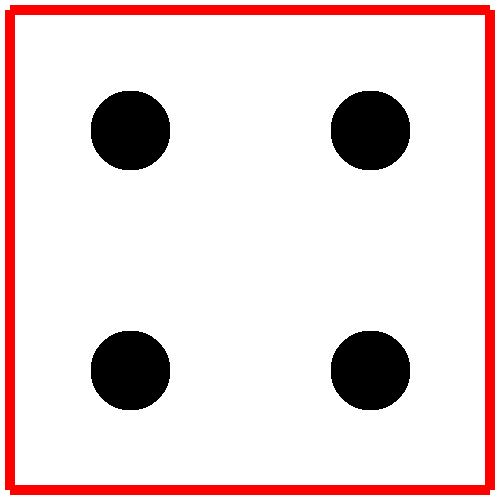
#> input picture Interpreter/Die_Test/4.png, 500 x 500 px
$ python interpreter.py   (older library calls are emulated)
#> lines starting #> are read from the running program, lines starting #| are printed output that depends on the picture; after the words box and inside, x2 and y2 are one past the last pixel; in counts of white or black regions, pixels touching at a corner belong together
# import easygopigo3 as gpg3
import cv2
import time
import numpy as np
import matplotlib.pyplot as plt
import scipy.misc as msc
# import picamera

class DieReader():
    # [18 lines of commented-out code are left out]
    def harris_corner(self,img_ref,img_crop):
        gray = np.float32(img_ref)
        dst = cv2.cornerHarris(gray,50,15,0.1)

        #result is dilated for marking the corners, not important
        dst = cv2.dilate(dst,None)

        dst = dst*255.0/dst.max()
        # Threshold for an optimal value, it may vary depending on the image.

        h,w = dst.shape
        corners = np.array([[[h,w],[h,0]],[[0,w],[0,0]]])
        r = 0
        c = 0
        for p in np.nditer(dst):
            # print('r:{} c:{} p:{}'.format(r,c,p))
            if p > 50:
                if r <= corners[0,0,0] and c <= corners[0,0,1]:
                    corners[0,0,0] = r
                    corners[0,0,1] = c
                if r <= corners[0,1,0] and c >= corners[0,1,1]:
                    corners[0,1,0] = r
                    corners[0,1,1] = c
                if r >= corners[1,0,0] and c <= corners[1,0,1]:
                    corners[1,0,0] = r
                    corners[1,0,1] = c
                if r >= corners[1,1,0] and c >= corners[1,1,1]:
                    corners[1,1,0] = r
                    corners[1,1,1] = c

            if(c == w-1):
                r = r+1
                c = 0
            else:
                c = c + 1

        minr = min(corners[0,0,0],corners[0,1,0],corners[1,0,0],corners[1,1,0])
        minc = min(corners[0,0,1],corners[0,1,1],corners[1,0,1],corners[1,1,1])
        maxr = max(corners[0,0,0],corners[0,1,0],corners[1,0,0],corners[1,1,0])
        maxc = max(corners[0,0,1],corners[0,1,1],corners[1,0,1],corners[1,1,1])
        print('min/max matrix: [{},{},{},{}]'.format(minr,maxr,minc,maxc))
        img_cropped = img_crop[minr:maxr,minc:maxc]

        msc.imsave('test_out/corners.png',dst)

        return img_cropped

    # Given: picture taken from picam of what should be a dice
    # inside a red border.
    # Output: img cropped to just red border
    def extract_die(self,img):
    	# Threshhold to red
    	# find corners
    	# crop
    	# find circles
    	# interpret number

        # Color space conversion
        img_gray = cv2.cvtColor(img, cv2.COLOR_RGB2GRAY)
        ysize = img_gray.shape[0]
        xsize = img_gray.shape[1]

        #Mask Params
        low_red = np.array([100, 0, 0])
        high_red = np.array([255, 50, 50])
        mask_red = cv2.inRange(img, low_red, high_red)
        mask_onimage = cv2.bitwise_and(img_gray, mask_red)

        #Blur and thresholding
        gray_blur = cv2.GaussianBlur(mask_onimage, (5,5), 0)
        ret, img_postthresh = cv2.threshold(mask_onimage, 50, 255, cv2.THRESH_BINARY)

        #Blob Removal
        # imageDeblob = removeBlob(img_postthresh)

        #Canny Edge
        edge_low = 50
        edge_high = 200
        img_edge = cv2.Canny(img_postthresh, edge_low, edge_high)

        #Display Features
        msc.imsave('test_out/gray.png',img_gray)
        msc.imsave('test_out/orig.png',img)
        msc.imsave('test_out/mask_red.png',mask_red)
        msc.imsave('test_out/mask_onimage.png',mask_onimage)
        msc.imsave('test_out/gray_blur.png',gray_blur)
        msc.imsave('test_out/img_postthresh.png',img_postthresh)
        msc.imsave('test_out/img_edge.png',img_edge)

        img_cropped = self.harris_corner(img_postthresh,img)
        msc.imsave('test_out/img_cropped.png',img_cropped)
        return img_cropped

    def integral(self,im1,integral):
        h,w = im1.shape
        r = 0; c = 0;
        s = 0
        for p in np.nditer(im1):
            s = s + p
            integral[r+1,c+1] = s + integral[r,c+1]

            if(c == w-1):
                c = 0
                r = r+1
                s = 0
            else:
                c = c + 1

    def get_num(self,img):
        die = self.extract_die(img)
        die = cv2.cvtColor(die, cv2.COLOR_RGB2GRAY)
        h,w = die.shape
        print(h/w)
        if h/w < 0.5 or h/w > 2:
            return -1
        die = cv2.resize(die,(480,480))
        die = 255 - die
        die_integral = np.zeros((481,481),dtype='float64')
        num = self.integral(die,die_integral)
        msc.imsave('test_out/t1.png',die_integral*255/die_integral.max())
        #   0 0 0 0
        #   0 1 2 3  ->   D B
        #   0 4 5 6  ->   C A
        #   0 7 8 9
        # Sum = A-B-C+D
        p1 = die_integral[160,160]
        p2 = die_integral[160,320]
        p3 = die_integral[160,480]
        p4 = die_integral[320,160]
        p5 = die_integral[320,320]
        p6 = die_integral[320,480]
        p7 = die_integral[480,160]
        p8 = die_integral[480,320]
        p9 = die_integral[480,480]
        n1 = p1
        n2 = p2-p1
        n3 = p3-p2
        n4 = p4-p1
        n5 = p5-p4-p2+p1
        n6 = p6-p5-p3+p2
        n7 = p7-p4
        n8 = p8-p7-p5+p4
        n9 = p9-p8-p6+p5
        template = np.ones((160,160),dtype = 'float64')
        demo = np.zeros((480,480),dtype='float64')
        response = np.array([[n1,n2,n3],[n4,n5,n6],[n7,n8,n9]])
        response = response*255/response.max()
        demo[0:160,0:160] = template*int(response[0,0])
        demo[0:160,160:320] = template*int(response[0,1])
        demo[0:160,320:480] = template*int(response[0,2])
        demo[160:320,0:160] = template*int(response[1,0])
        demo[160:320,160:320] = template*int(response[1,1])
        demo[160:320,320:480] = template*int(response[1,2])
        demo[320:480,0:160] = template*int(response[2,0])
        demo[320:480,160:320] = template*int(response[2,1])
        demo[320:480,320:480] = template*int(response[2,2])
        msc.imsave('test_out/demo_Test.png',demo)
        print(np.sum(response*1.0/255))


reader = DieReader()
img = cv2.imread('Die_Test/4.png')
#> img is the input picture: shape (500, 500, 3); mean B, G, R 215.1, 215.1, 234.5
img = cv2.cvtColor(img,cv2.COLOR_BGR2RGB)
h,w,d = img.shape
#> h = 500; w = 500; d = 3
padding_h = 500
padding_w = 500
padded = np.ones((h+2*padding_h,w+2*padding_w,d),dtype=img.dtype)*255
shift_h = int(0)
shift_w = int(w/2)
#> shift_w = 250
padded[padding_h:int(h-shift_h+padding_h),padding_w:int(w-shift_w+padding_w)] = img[shift_h:h,shift_w:w]
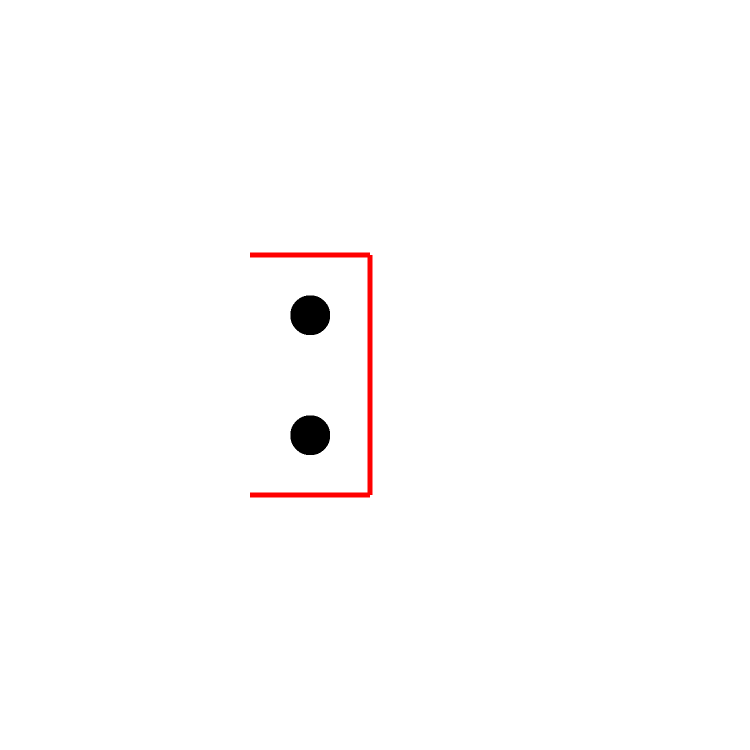
#> padded: shape (1500, 1500, 3) (shown at 1/2 size); mean R, G, B 253.9, 252.8, 252.8
# [7 lines of commented-out code are left out]
msc.imsave('test_out/padded.png',padded)

reader.get_num(padded)
#> in extract_die, `mask_red = cv2.inRange(img, low_red, high_red)`:
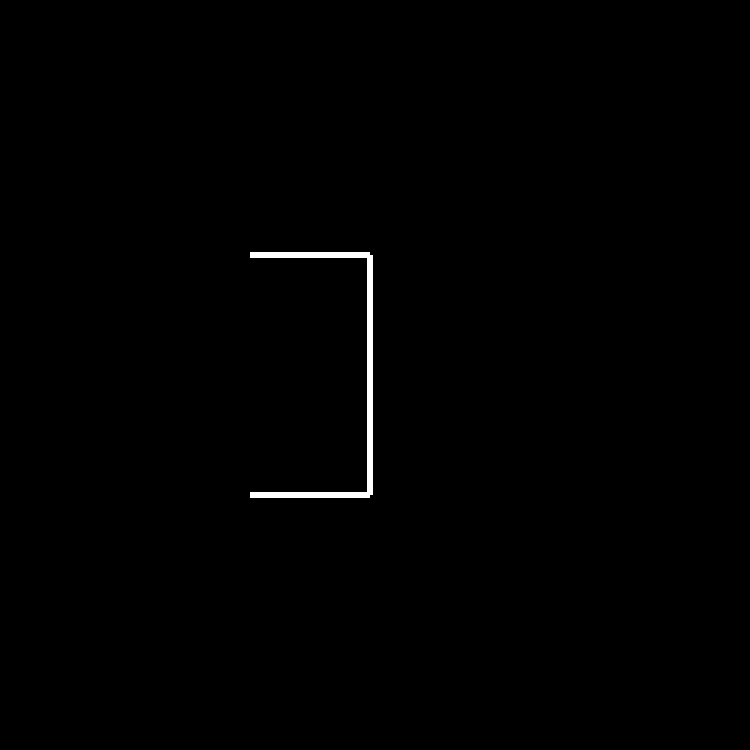
#> mask_red: shape (1500, 1500) (shown at 1/2 size); 0.42% white; 1 white region, box (x1, y1, x2, y2) and area: (500, 505, 745, 995) 9550
#> in extract_die, `img_edge = cv2.Canny(img_postthresh, edge_low, edge_high)`:
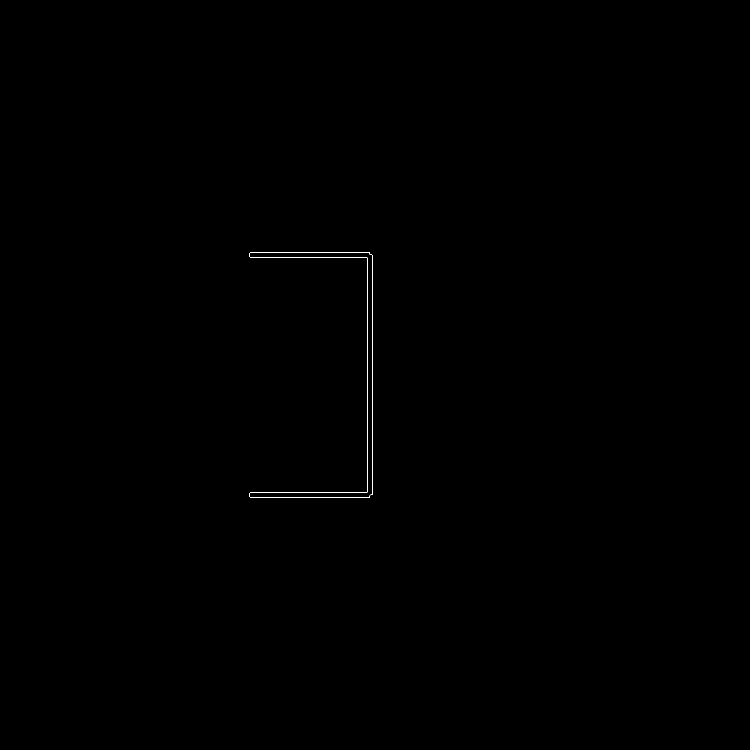
#> img_edge: shape (1500, 1500) (shown at 1/2 size); 0.09% white in thin lines or dots, all inside (x1, y1, x2, y2) = (499, 504, 745, 995)
#> in harris_corner, `dst = cv2.cornerHarris(gray,50,15,0.1)`:
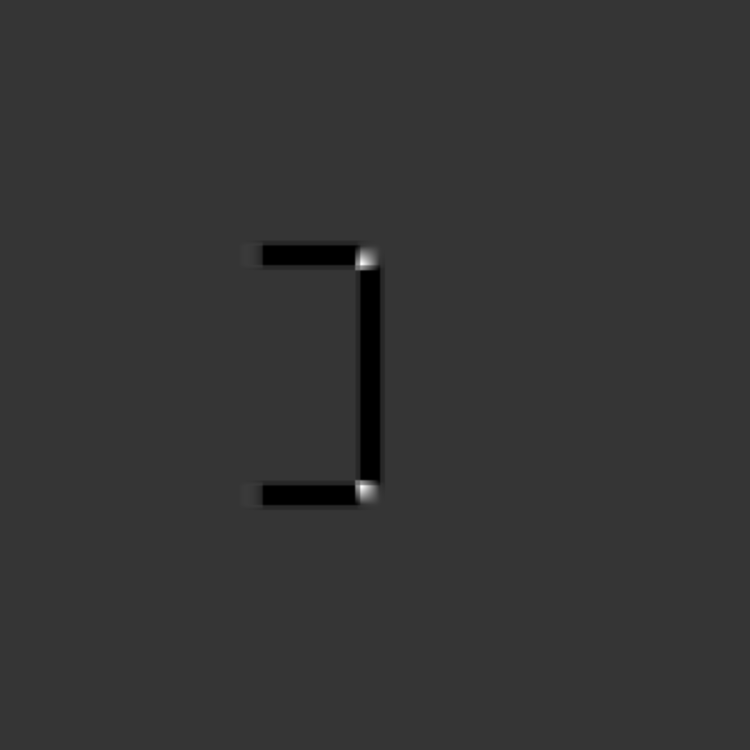
#> dst: shape (1500, 1500) float32 (shown at 1/2 size); min -7.31e+19, max 2.77e+20, mean -9.84e+17; drawn with min black and max white
#> after the loop in harris_corner, `for p in np.nditer(dst):`: c = 0; r = 1500
#> in harris_corner, `minr = min(corners[0,0,0],corners[0,1,0],corners[1,0,0],corners[1,1,0])`: minr = 498
#> in harris_corner, `minc = min(corners[0,0,1],corners[0,1,1],corners[1,0,1],corners[1,1,1])`: minc = 710
#> in harris_corner, `maxr = max(corners[0,0,0],corners[0,1,0],corners[1,0,0],corners[1,1,0])`: maxr = 981
#> in harris_corner, `maxc = max(corners[0,0,1],corners[0,1,1],corners[1,0,1],corners[1,1,1])`: maxc = 752
#| min/max matrix: [498,981,710,752]
#> in harris_corner, `img_cropped = img_crop[minr:maxr,minc:maxc]`:
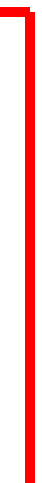
#> img_cropped: shape (483, 42, 3); mean R, G, B 255, 192.3, 192.3
#> in get_num, `die = cv2.cvtColor(die, cv2.COLOR_RGB2GRAY)`:
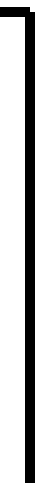
#> die: shape (483, 42); values 76 (black) and 255 (white), 75.4% white; 1 black region, box (x1, y1, x2, y2) and area: (0, 7, 35, 483) 4985
#| 11.5
